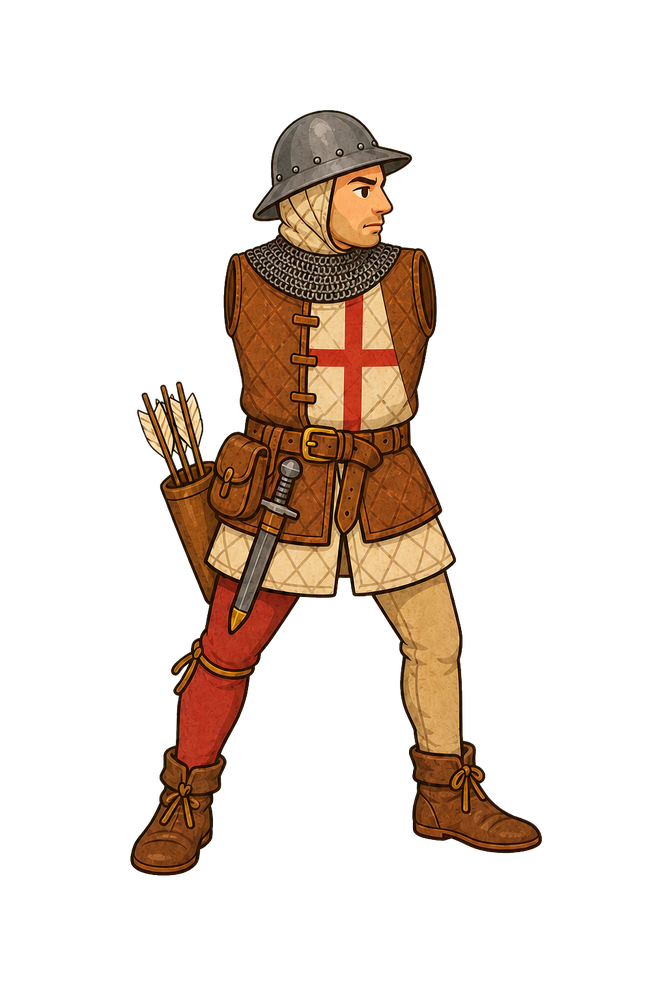
#> input picture src/assets/english-longbowman-rig/body-base.png, 667 x 1000 px, shrunk from 1024 x 1536 before the run
$ python extract_archer_rig_parts.py
#> lines starting #> are read from the running program, lines starting #| are printed output that depends on the picture
#> in main, body is the input picture: PIL image 667x1000 RGBA; mean R, G, B, A 28.3, 17.8, 9.8, 50.4
from pathlib import Path

from PIL import Image


ROOT = Path(__file__).resolve().parents[1]
ASSET_DIR = ROOT / "src/assets/english-longbowman-rig"
PADDING = 8


def trim_and_pad(image: Image.Image) -> Image.Image:
    bounds = image.getchannel("A").getbbox()
#> bounds = (128, 108, 544, 878)
    if bounds is None:
        raise RuntimeError("Rig part has no visible pixels")
    part = image.crop(bounds)
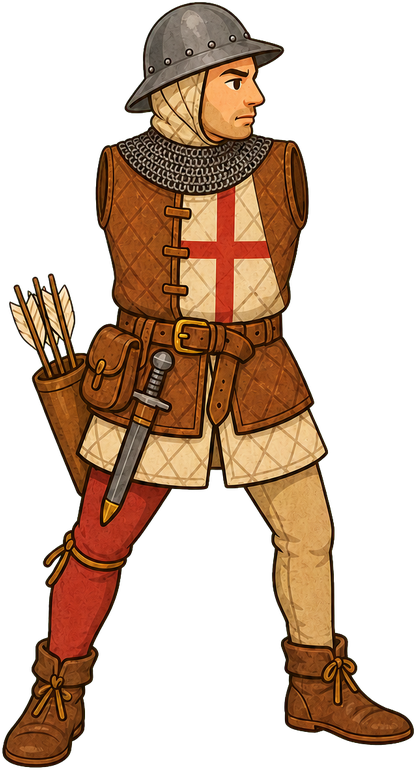
#> part: PIL image 416x770 RGBA; mean R, G, B, A 58.9, 37, 20.5, 104.9; transparent parts drawn white
    output = Image.new(
        "RGBA",
        (part.width + PADDING * 2, part.height + PADDING * 2),
        (0, 0, 0, 0),
    )
#> output: PIL image 432x786 RGBA; every value is 0
    output.alpha_composite(part, (PADDING, PADDING))
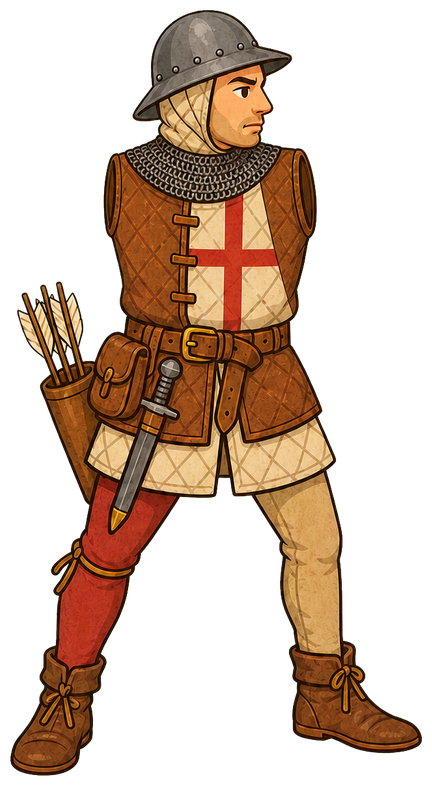
#> output: PIL image 432x786 RGBA; mean R, G, B, A 55.6, 34.9, 19.3, 98.9; transparent parts drawn white
    return output


def main():
    body = Image.open(ASSET_DIR / "body-base.png").convert("RGBA")
    trim_and_pad(body).save(ASSET_DIR / "body.png", optimize=True)

    sheet = Image.open(ASSET_DIR / "limbs-sheet.png").convert("RGBA")
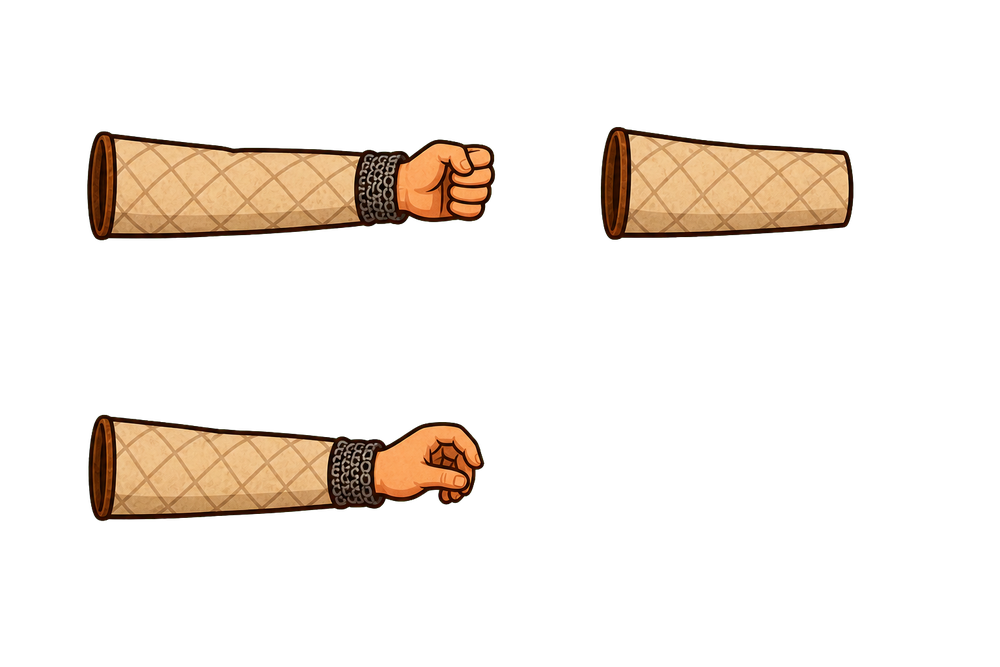
#> input picture src/assets/english-longbowman-rig/limbs-sheet.png, 1000 x 667 px, shrunk from 1536 x 1024 before the run
#> sheet is the input picture: PIL image 1000x667 RGBA; mean R, G, B, A 23.9, 17.5, 11.4, 34
    cell_width = sheet.width // 2
#> cell_width = 500
    cell_height = sheet.height // 2
#> cell_height = 333
    cells = [
        (0, 0, "bow-arm.png"),
        (1, 0, "draw-upper-arm.png"),
        (0, 1, "draw-forearm.png"),
    ]
    for column, row, filename in cells:
        cell = sheet.crop(
            (
                column * cell_width,
                row * cell_height,
                (column + 1) * cell_width,
                (row + 1) * cell_height,
            )
        )
        trim_and_pad(cell).save(ASSET_DIR / filename, optimize=True)
#> this loop made 3 passes
#> bounds in trim_and_pad on passes 1 to 3: (85, 129, 498, 243), (98, 125, 356, 242), (86, 79, 487, 191)
#> pass 1, in main, `cell = sheet.crop( ( column * cell_width, row * cell_height, (column +..`:
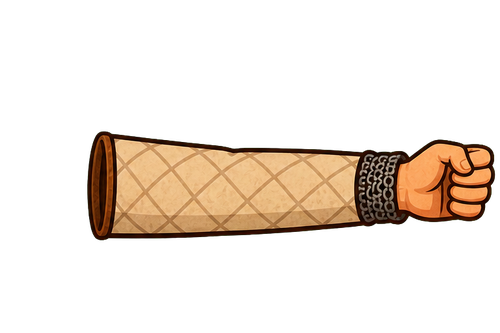
#> cell: PIL image 500x333 RGBA; mean R, G, B, A 36.5, 26.5, 17.1, 52.5; transparent parts drawn white
#> pass 1, in trim_and_pad (call 2), `part = image.crop(bounds)`:
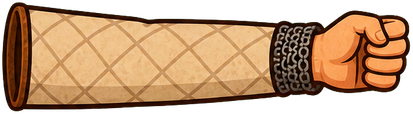
#> part: PIL image 413x114 RGBA; mean R, G, B, A 129, 93.9, 60.6, 185.5; transparent parts drawn white
#> pass 1, in main, `trim_and_pad(cell).save(ASSET_DIR / filename, optimize=True)`:
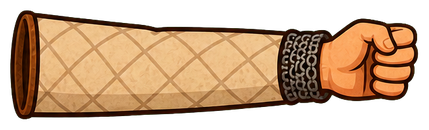
#> saved as bow-arm.png: PIL image 429x130 RGBA; mean R, G, B, A 108.9, 79.2, 51.2, 156.6; transparent parts drawn white
#> after the loop:
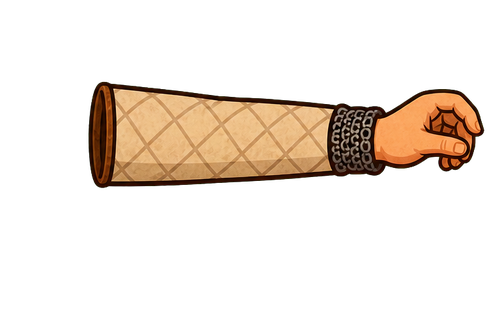
#> cell: PIL image 500x333 RGBA; mean R, G, B, A 33, 23.8, 15.2, 48.2; transparent parts drawn white


if __name__ == "__main__":
    main()
